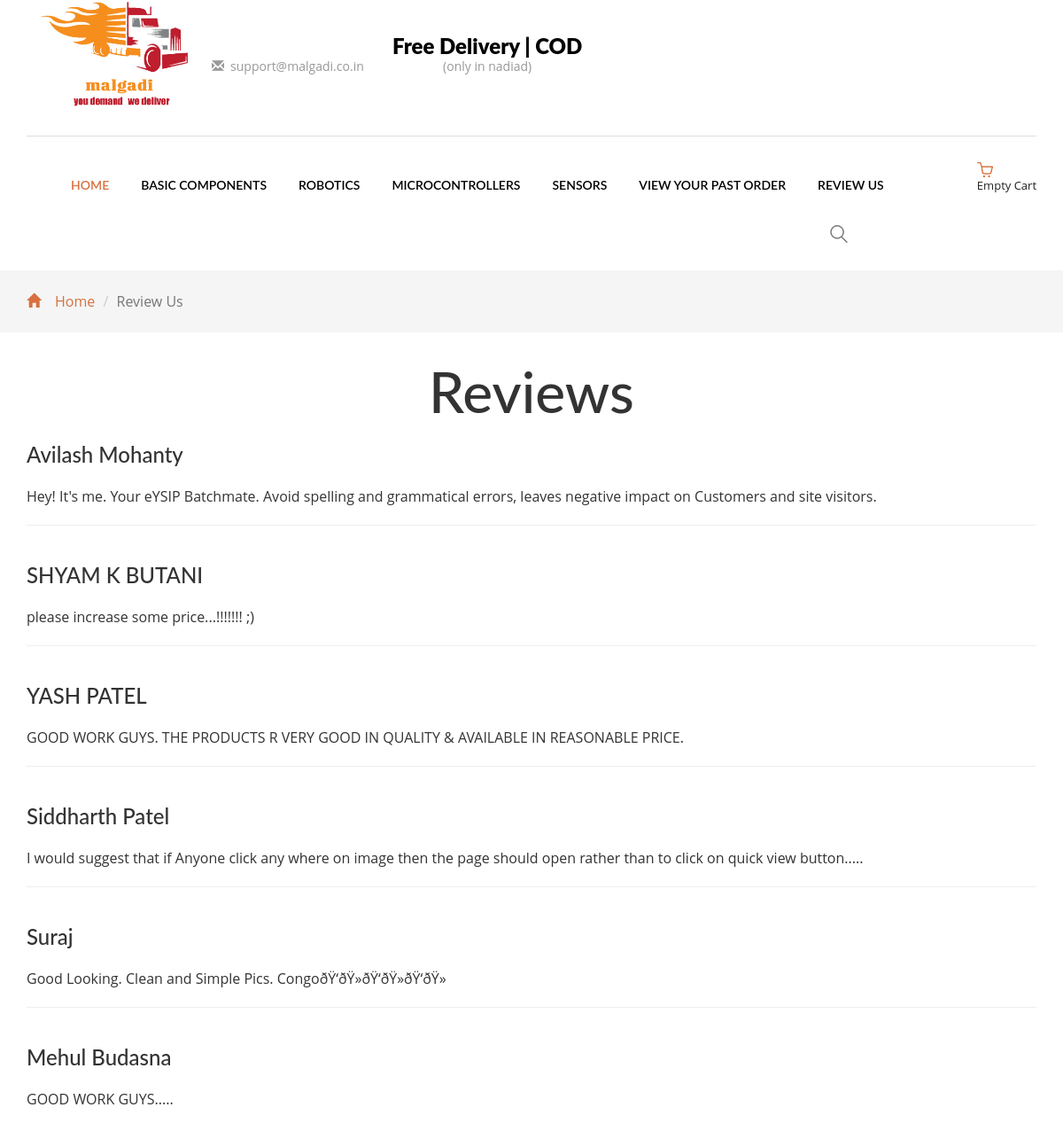
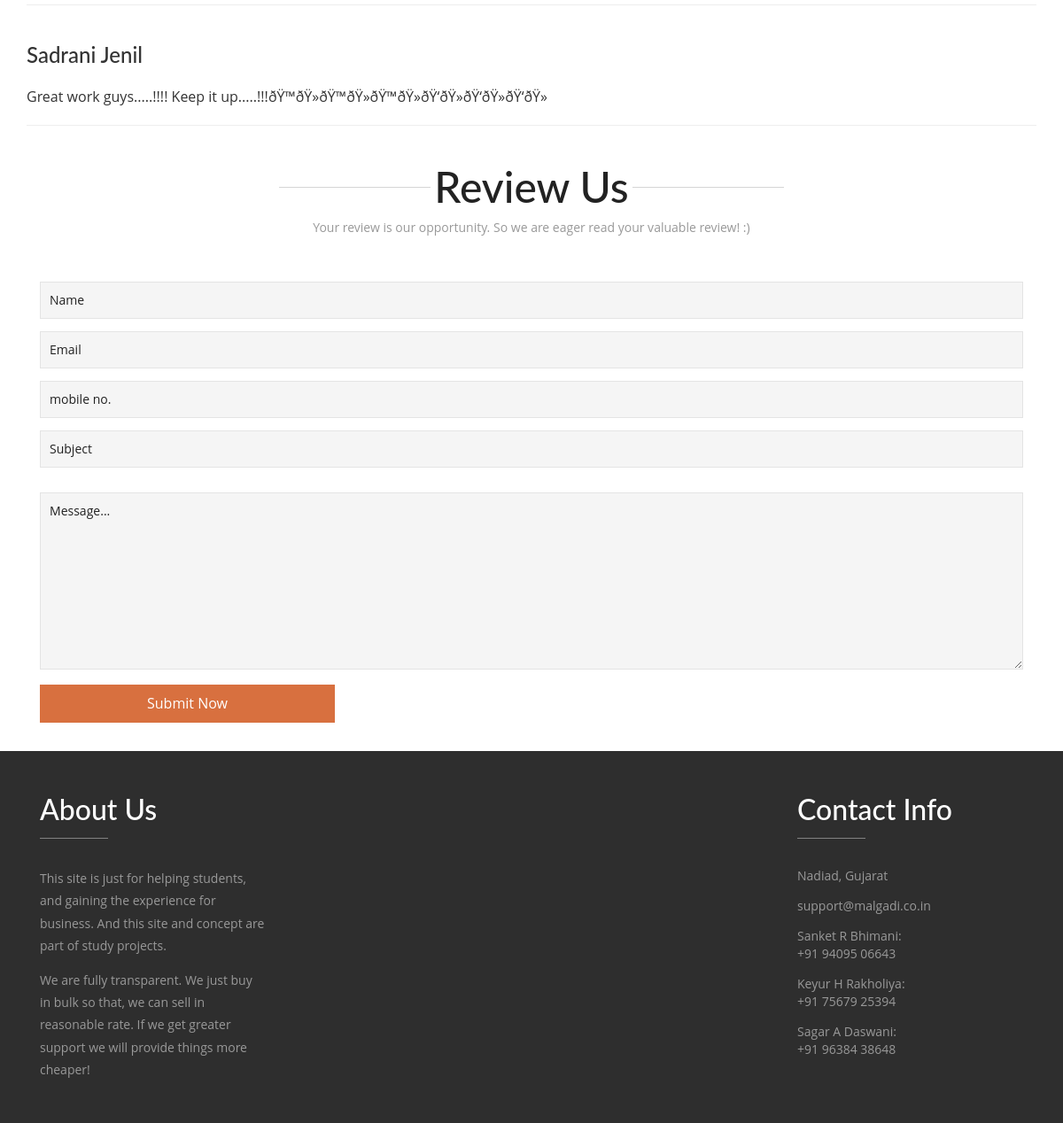
/review_us.php, run on the app's committed database (2 pictures, top to bottom).
### tables this page shows
CREATE TABLE IF NOT EXISTS `reviews` (
  `index` int(11) NOT NULL AUTO_INCREMENT,
  `name` text NOT NULL,
  `email` text NOT NULL,
  `mobile_no` text NOT NULL,
  `subject` text NOT NULL,
  `message` longtext NOT NULL,
  `enable` int(11) NOT NULL DEFAULT '0',
  PRIMARY KEY (`index`)
);

### public_html/review_us.php (the view, shortened to what this page needs)
<!DOCTYPE html>
<html>
<head>
<link href="css/bootstrap.css" rel="stylesheet" type="text/css" media="all" />
<link href="css/style.css" rel="stylesheet" type="text/css" media="all" />
<link rel="stylesheet" type="text/css" href="css/jquery-ui.css">
<link href="css/animate.min.css" rel="stylesheet">
</head>
<body>
<?php
include("starter.php"); ?>
	<div class="breadcrumbs">
		<div class="container">
			<ol class="breadcrumb breadcrumb1 animated wow slideInLeft" data-wow-delay=".5s">
				<li><a href="index.php"><span class="glyphicon glyphicon-home" aria-hidden="true"></span>Home</a></li>
				<li class="active">Review Us</li>
			</ol>
		</div>
	</div>
	<div class="mail animated wow zoomIn" data-wow-delay=".5s">
				<?php
				$q = "SELECT COUNT(*) FROM `reviews` WHERE  `enable` = '1'";
				$r = mysql_query($q);
				$a = mysql_fetch_array($r);
				if($a['COUNT(*)'] != '0'){
				?>
				<div class="container" >
					<center><h1 style="font-size:4em;" data-wow-duration="1000ms" data-wow-delay="500ms">Reviews</h1></center>
					<br>
					<?php
					$q = "SELECT * FROM `reviews` WHERE `enable` = '1'";
					$r = mysql_query($q);
					while($a=mysql_fetch_array($r)){
						echo("<div><h4 style='font-size:1.5em;'>".$a['name']."</h4><br>\n");
						?>
						<p class="animated wow fadeInUp" data-wow-duration="1000ms" data-wow-delay="500ms">
					<?php	echo($a['message']); ?>
						</p>
						<?php
						echo('</div><hr><br>');
					}
					?>
				</div>
			<?php
				}
				?>
						<div class="container">
		<?php
if(isset($_POST['name']) && $_POST['name']!='' && isset($_POST['email']) && $_POST['email']!='' && isset($_POST['mobile_no']) && $_POST['mobile_no']!='' && isset($_POST['subject']) && $_POST['subject']!='' && isset($_POST['message']) && $_POST['message']!=''){
		$name = mysql_real_escape_string($_POST['name']);
		$email = mysql_real_escape_string($_POST['email']);
		$mobile_no = mysql_real_escape_string($_POST['mobile_no']);
		$subject = mysql_real_escape_string($_POST['subject']);
		$message = mysql_real_escape_string($_POST['message']);
	$q = "INSERT INTO `reviews` (`name`, `email`, `mobile_no`, `subject`, `message`) VALUES('".$name."', '".$email."', '".$mobile_no."', '".$subject."', '".$message."')";
	mysql_query($q)
	or die(mysql_error());
	?>
			<div class="alert alert-success" role="alert">
					<strong>Thank You!</strong> You successfully submited a review.
				</div>
	<?php
}else{
?>
			<h3>Review Us</h3>
			<p class="est">Your review is our opportunity. So we are eager read your valuable review! :)</p>
			<div class="mail-grids">
				<div class="col-md-8 mail-grid-left animated wow slideInLeft" data-wow-delay=".5s">
					<form action="review_us.php" method="post">
						<input type="text" value="Name" name="name" onfocus="this.value = '';" onblur="if (this.value == '') {this.value = 'Name';}" required="">
						<input type="email" value="Email" name="email" onfocus="this.value = '';" onblur="if (this.value == '') {this.value = 'Email';}" required="">
						<input type="text" value="mobile no." name="mobile_no" onfocus="this.value = '';" onblur="if (this.value == '') {this.value = 'mobile no';}" required="">
						<input type="text" value="Subject" style="margin:1em 0;" name="subject" onfocus="this.value = '';" onblur="if (this.value == '') {this.value = 'Subject';}" required="">
						<textarea type="text"   name="message" onfocus="this.value = '';" onblur="if (this.value == '') {this.value = 'Message...';}" required="">Message...</textarea>
						<input type="submit" value="Submit Now" >
					</form>
				</div>
					</div>
				</div>
</div>
	<?php
}
	include('dessert.php');
	?>
</body>
</html>

### public_html/css/style.css (style rules this page uses)
html, body { font-size: 100%; background: #fff; font-family: 'Open Sans', sans-serif; }
p { margin:0; }
h1,h2,h3,h4,h5,h6 { font-family: 'Lato', sans-serif; margin:0; }
.header-grid-left ul li a,.new-collections-grid1-image-pos a,.new-collections-grid1 h4 a,.login a,.register-home a,.checkout-right-basket a,.bootstrap-tab-text-grid-right ul li a,.occasion-cart a,input[type="submit"],.mail-grid-right1 ul li a,.categories ul li a,.new-products-grid-right-add-cart p a,.new-products-grid-right h4 a,.products-right-grid1-add-cart p a,.timer-grid-left h3 a,.new-collections-grid1-left p a,.copy-right p a,.footer-grid-sub-grid-right h4 a,input[type="submit"],.footer-grid ul li a { transition:.5s ease-in-out; -webkit-transition:.5s ease-in-out; -moz-transition:.5s ease-in-out; -o-transition:.5s ease-in-out; }
.banner-bottom,.new-collections,.checkout,.collections-bottom,.timer,.register,.products,.typo,.mail,.single,.login,.single-related-products { padding:2em 0; }
.new-collections h3,h3.title,.mail h3,.single-related-products h3,.login h3,.register h3 { text-align: center; color:#222; margin: 0; position: relative; font-size: 3em; }
.new-collections h3:before,.new-collections h3:after,h3.title:before,h3.title:after,.mail h3:before,.mail h3:after,.single-related-products h3:before,.single-related-products h3:after,.login h3:before,.login h3:after,.register h3:before,.register h3:after { position: absolute; top: 50%; width: 15%; height: 1px; background: #D5D5D5; content: ''; }
p.est { width: 60%; margin: .5em auto 0 !important; color: #999; font-size: 14px; line-height: 1.8em; text-align: center; font-weight: 500 !important; }
.breadcrumbs { padding:1.5em 0; background:#f5f5f5; }
.breadcrumb1 { padding:0; margin:0; }
.breadcrumb1 li { font-size:1em; color:#999; }
.breadcrumb1 li a { color:#d8703f; text-decoration:none; }
.breadcrumb1 li span { left: 0em; padding-right: 1em; color: #D8703F; }
ol { margin-bottom: 44px; }
.mail h3:before { left:25%; }
.mail h3:after { right:25%; }
.mail-grids { margin:3em 0; }
.mail-grid-left input[type="text"],.mail-grid-left input[type="email"],.mail-grid-left textarea { outline: none; border: 1px solid #E4E4E4; background: #f5f5f5; font-size: 14px; color: #212121; padding: 10px; width: 100%; }
.mail-grid-left input[type="email"] { margin:1em 0; }
.mail-grid-left textarea { min-height:200px; margin:1em 0 .8em; }
.mail-grid-left input[type="submit"] { outline:none; border:none; background:#d8703f; font-size:1em; color:#fff; padding:10px 0; width:30%; }

### data on the page
reviews: name "Avilash Mohanty", message "Hey! It's me. Your eYSIP Batchmate. Avoid spelling and grammatical errors, leaves negative impact on Customers and site visitors."
reviews: name "SHYAM K BUTANI", message "please increase some price...!!!!!!! ;)"
reviews: name "YASH PATEL", message "GOOD WORK GUYS. THE PRODUCTS R VERY GOOD IN QUALITY & AVAILABLE IN REASONABLE PRICE."
reviews: name "Siddharth Patel", message "I would suggest that if Anyone click any where on image then the page should open rather than to click on quick view button....."
reviews: name "Suraj", message "Good Looking. Clean and Simple Pics. CongoðŸ‘ðŸ»ðŸ‘ðŸ»ðŸ‘ðŸ»"
reviews: name "Mehul Budasna", message "GOOD WORK GUYS....."
reviews: name "Sadrani Jenil", message "Great work guys.....!!!! Keep it up.....!!!ðŸ™ðŸ»ðŸ™ðŸ»ðŸ™ðŸ»ðŸ‘ðŸ»ðŸ‘ðŸ»ðŸ‘ðŸ»"
